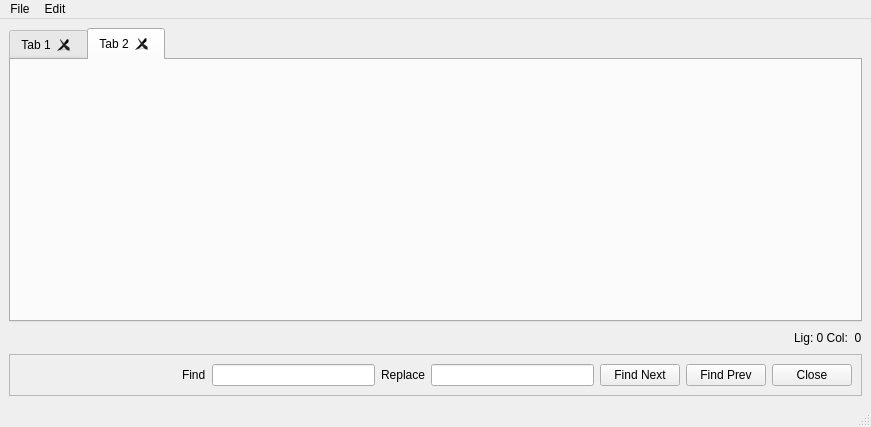
<?xml version="1.0" encoding="UTF-8"?>
<ui version="4.0">
 <class>MainWindow</class>
 <widget class="QMainWindow" name="MainWindow">
  <property name="geometry">
   <rect>
    <x>0</x>
    <y>0</y>
    <width>871</width>
    <height>427</height>
   </rect>
  </property>
  <property name="windowTitle">
   <string>Lin&amp;ac Text Editor</string>
  </property>
  <widget class="QWidget" name="centralwidget">
   <layout class="QVBoxLayout" name="verticalLayout_2">
    <item>
     <layout class="QVBoxLayout" name="verticalLayout">
      <item>
       <widget class="QTabWidget" name="tabWidget">
        <property name="currentIndex">
         <number>1</number>
        </property>
        <property name="tabsClosable">
         <bool>true</bool>
        </property>
        <property name="movable">
         <bool>true</bool>
        </property>
        <widget class="QWidget" name="tab">
         <property name="toolTip">
          <string/>
         </property>
         <attribute name="title">
          <string>Tab 1</string>
         </attribute>
         <layout class="QVBoxLayout" name="verticalLayout_3">
          <item>
           <widget class="QPlainTextEdit" name="plainTextEdit"/>
          </item>
         </layout>
        </widget>
        <widget class="QWidget" name="tab_2">
         <attribute name="title">
          <string>Tab 2</string>
         </attribute>
        </widget>
       </widget>
      </item>
      <item>
       <layout class="QHBoxLayout" name="horizontalLayout">
        <item>
         <spacer name="horizontalSpacer">
          <property name="orientation">
           <enum>Qt::Horizontal</enum>
          </property>
          <property name="sizeHint" stdset="0">
           <size>
            <width>40</width>
            <height>20</height>
           </size>
          </property>
         </spacer>
        </item>
        <item>
         <widget class="QLabel" name="label">
          <property name="text">
           <string>Lig: 0 Col:  0</string>
          </property>
         </widget>
        </item>
       </layout>
      </item>
      <item>
       <widget class="QFrame" name="frameSearchBar">
        <property name="sizePolicy">
         <sizepolicy hsizetype="Expanding" vsizetype="Maximum">
          <horstretch>0</horstretch>
          <verstretch>0</verstretch>
         </sizepolicy>
        </property>
        <property name="frameShape">
         <enum>QFrame::StyledPanel</enum>
        </property>
        <property name="frameShadow">
         <enum>QFrame::Raised</enum>
        </property>
        <property name="lineWidth">
         <number>10</number>
        </property>
        <layout class="QHBoxLayout" name="horizontalLayout_2">
         <item>
          <spacer name="spacerFind">
           <property name="orientation">
            <enum>Qt::Horizontal</enum>
           </property>
           <property name="sizeHint" stdset="0">
            <size>
             <width>152</width>
             <height>20</height>
            </size>
           </property>
          </spacer>
         </item>
         <item>
          <widget class="QLabel" name="labelFind">
           <property name="text">
            <string>Find</string>
           </property>
          </widget>
         </item>
         <item>
          <widget class="QLineEdit" name="lineEditFind"/>
         </item>
         <item>
          <widget class="QLabel" name="labelReplace">
           <property name="text">
            <string>Replace</string>
           </property>
          </widget>
         </item>
         <item>
          <widget class="QLineEdit" name="lineEditReplace"/>
         </item>
         <item>
          <widget class="QPushButton" name="pushButtonFindNext">
           <property name="text">
            <string>Find Next</string>
           </property>
          </widget>
         </item>
         <item>
          <widget class="QPushButton" name="pushButtonFindPrev">
           <property name="text">
            <string>Find Prev</string>
           </property>
          </widget>
         </item>
         <item>
          <widget class="QPushButton" name="pushButtonCloseFindBar">
           <property name="sizePolicy">
            <sizepolicy hsizetype="Fixed" vsizetype="Fixed">
             <horstretch>0</horstretch>
             <verstretch>0</verstretch>
            </sizepolicy>
           </property>
           <property name="text">
            <string notr="true">Close</string>
           </property>
           <property name="icon">
            <iconset>
             <normaloff>fermer.png</normaloff>fermer.png</iconset>
           </property>
          </widget>
         </item>
        </layout>
       </widget>
      </item>
     </layout>
    </item>
   </layout>
  </widget>
  <widget class="QMenuBar" name="menubar">
   <property name="geometry">
    <rect>
     <x>0</x>
     <y>0</y>
     <width>871</width>
     <height>22</height>
    </rect>
   </property>
   <widget class="QMenu" name="menuFile">
    <property name="title">
     <string>File</string>
    </property>
    <addaction name="actionNew"/>
    <addaction name="actionOpen"/>
    <addaction name="actionSave_As"/>
    <addaction name="actionSave"/>
    <addaction name="actionQuit"/>
   </widget>
   <widget class="QMenu" name="menuEdit">
    <property name="title">
     <string>Edit</string>
    </property>
    <addaction name="actionCopy"/>
    <addaction name="actionCut"/>
    <addaction name="actionPaste"/>
    <addaction name="actionFind"/>
    <addaction name="actionFind_And_Replace"/>
   </widget>
   <addaction name="menuFile"/>
   <addaction name="menuEdit"/>
  </widget>
  <widget class="QStatusBar" name="statusbar"/>
  <action name="actionNew">
   <property name="text">
    <string>&amp;New</string>
   </property>
   <property name="shortcut">
    <string>Ctrl+N</string>
   </property>
  </action>
  <action name="actionOpen">
   <property name="text">
    <string>&amp;Open</string>
   </property>
   <property name="shortcut">
    <string>Ctrl+O</string>
   </property>
  </action>
  <action name="actionSave_As">
   <property name="text">
    <string>Save As</string>
   </property>
  </action>
  <action name="actionSave">
   <property name="text">
    <string>Save</string>
   </property>
   <property name="shortcut">
    <string>Ctrl+S</string>
   </property>
  </action>
  <action name="actionQuit">
   <property name="text">
    <string>Quit</string>
   </property>
  </action>
  <action name="actionCopy">
   <property name="text">
    <string>Copy</string>
   </property>
  </action>
  <action name="actionCut">
   <property name="text">
    <string>Cut</string>
   </property>
  </action>
  <action name="actionPaste">
   <property name="text">
    <string>Paste</string>
   </property>
  </action>
  <action name="actionFind">
   <property name="text">
    <string>&amp;Find</string>
   </property>
   <property name="shortcut">
    <string>Ctrl+F</string>
   </property>
  </action>
  <action name="actionFind_And_Replace">
   <property name="text">
    <string>Find And Replace</string>
   </property>
  </action>
 </widget>
 <resources/>
 <connections/>
</ui>
